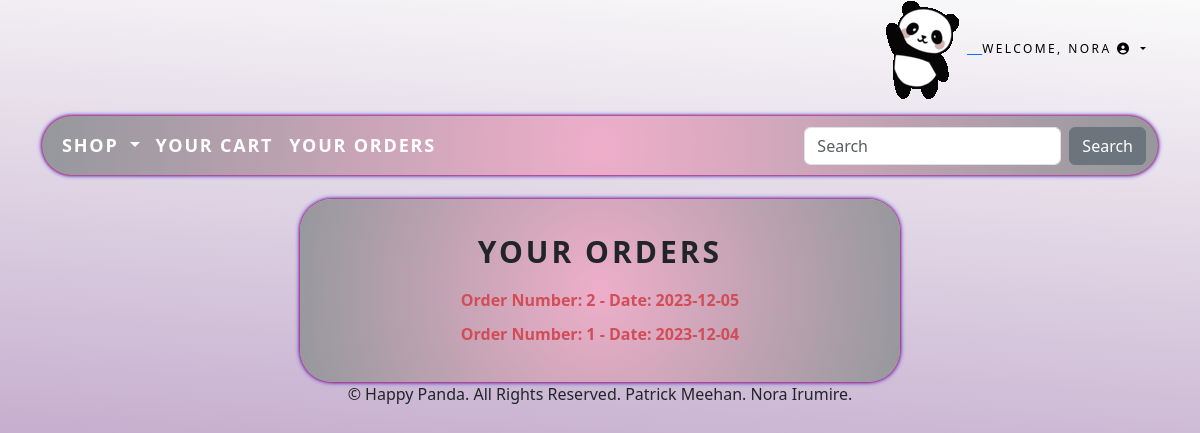
The app's page /cartapp/orders/ (signed in), older data.
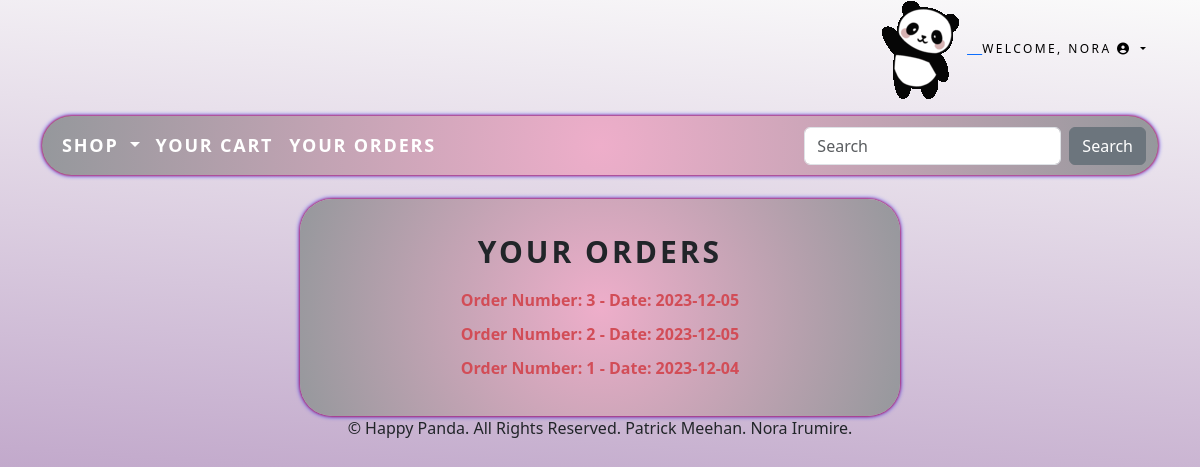
The same page, newer data.
### cartapp/models.py (models this page shows, shortened)
class Checkout(models.Model):
    user = models.ForeignKey(settings.AUTH_USER_MODEL, on_delete=models.CASCADE)
    shipping_address = models.TextField()
    payment_method = models.CharField(max_length=50)
    order_total = models.DecimalField(max_digits=10, decimal_places=2)
    created_at = models.DateTimeField(auto_now_add=True)

### cartapp/views.py (the view)
# urls.py: path('orders/', views.order_list, name='order_list'),
@login_required
def order_list(request):
    orders = Checkout.objects.filter(user=request.user).order_by('-created_at')
    return render(request, 'order_list.html', {'orders': orders})

### accounts/templatetags/auth_extras.py (called while the page is built)
@register.filter(name='has_group')
def has_group(user, group_name):
    group = Group.objects.get(name=group_name)
    return True if group in user.groups.all() else False

### shop/context_processors.py (called while the page is built)
def menu_links(request):
    links = Category.objects.all()
    return {'links':links}

### shop/models.py (called while the page is built)
    def get_absolute_url(self):
        return reverse('shop:products_by_category', args=[self.id])

### cartapp/templates/order_list.html
{% extends "base.html" %}
{% block content %}
<div style="max-width: 600px; margin: auto; border-radius: 2em; box-shadow: 0 0 3px #FF0000, 0 0 5px #0000FF; background: radial-gradient(circle, rgba(238, 174, 202, 1) 0%, rgba(149, 152, 156, 1) 100%); padding: 20px; text-align: center;">
    <h1 style="font-size: 30px; font-weight: bold; text-transform: uppercase; letter-spacing: .1em; padding-top: 15px; padding-bottom: 10px;">Your Orders</h1>
    <ul style="list-style: none; padding: 0;">
        {% for order in orders %}
        <li style="margin-bottom: 10px;">
            <a href="{% url 'cart:order_detail' order.id %}" style="color: #D24D57; font-weight: bold; text-decoration: none;">
                Order Number: {{ order.id }} - Date: {{ order.created_at|date:"Y-m-d" }}
            </a>
        </li>
        {% empty %}
        <li style="font-weight: bold;">No orders found.</li>
        {% endfor %}
    </ul>
</div>
{% endblock %}

Row changes from the older to the newer data that the page shows:
added Checkout: id "3", created_at "2023-12-05"
